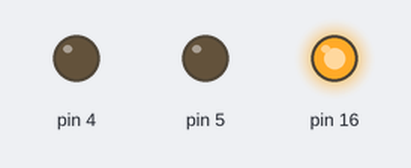
A sketch run on a simulated Arduino Uno, built with avr-gcc and run on an emulated ATmega328P. On the bench: output pins drawn as LEDs (lit = HIGH).

Above: at 0.5 s.
At 1.5 s:
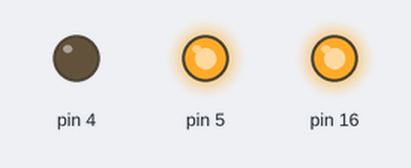
At 2.5 s:
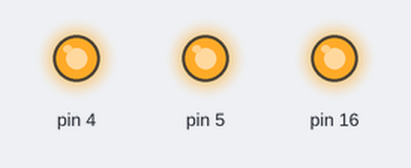
At 3.5 s:
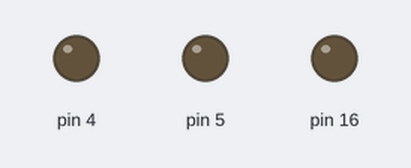
Timing chart, 0 to 5.2 s (numbered marks = the images above):
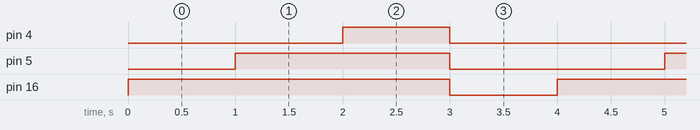

Measured:
- by itself, pin 4: alternates HIGH for 1.0 s and LOW for 3.0 s
- by itself, pin 5: alternates HIGH for 2.0 s and LOW for 2.0 s
- by itself, pin 16: alternates HIGH for 3.0 s and LOW for 1.0 s

The sketch:

Juggling_with_LED.ino
```cpp
void setup()
{
  pinMode(16, OUTPUT);
pinMode(5, OUTPUT);
pinMode(4, OUTPUT);

}


void loop()
{

    digitalWrite(16,HIGH);
    delay(1000);
    digitalWrite(5,HIGH);
    delay(1000);
    digitalWrite(4,HIGH);
    delay(1000);
    digitalWrite(4,LOW);
    digitalWrite(5,LOW);
    digitalWrite(16,LOW);
    delay(1000);

}
```
